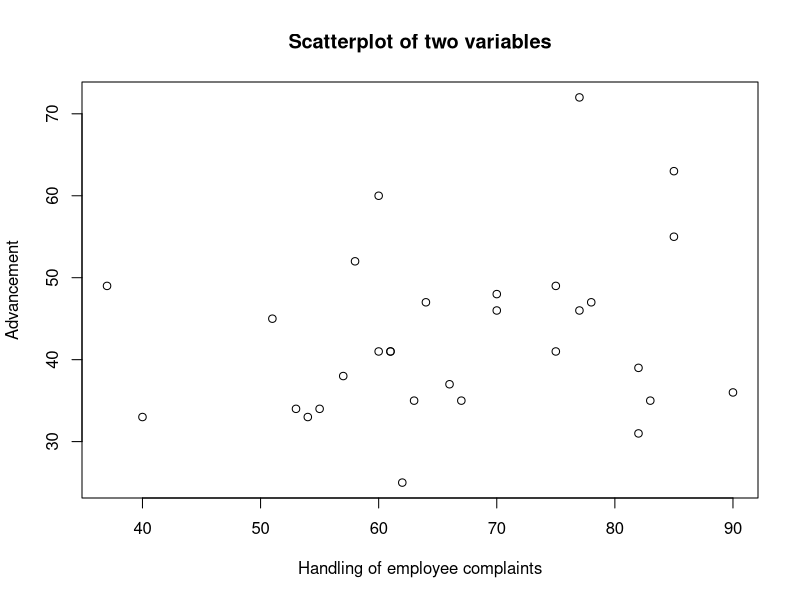
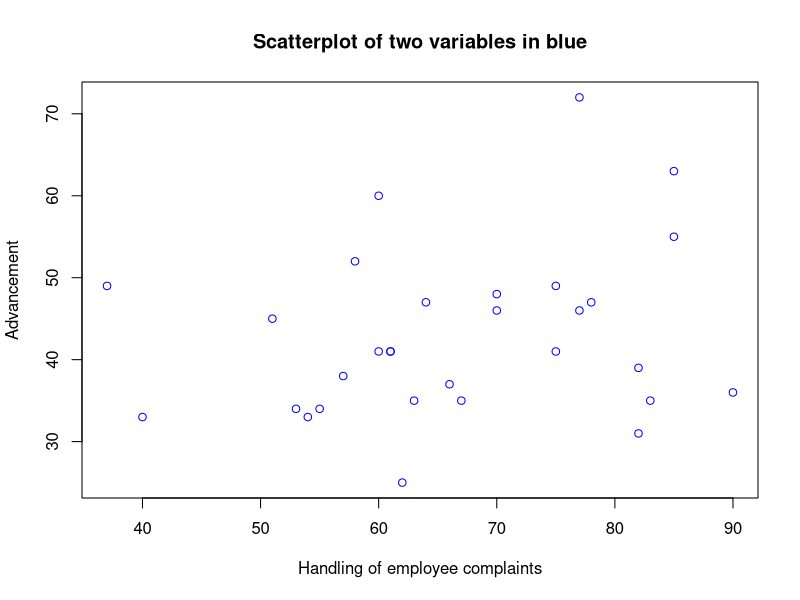
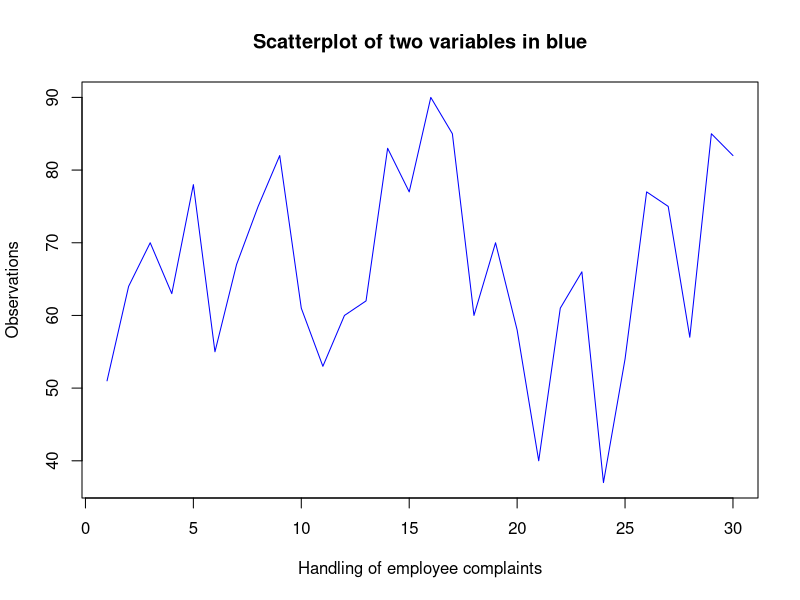
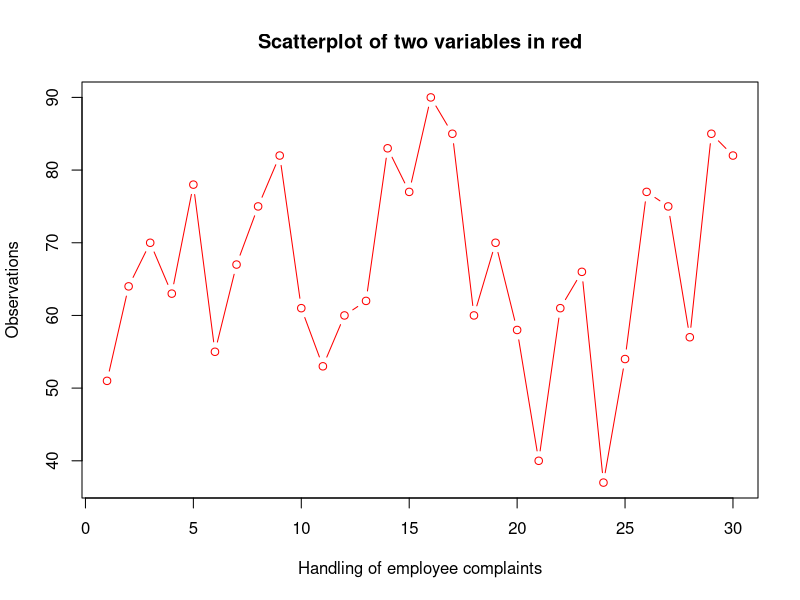
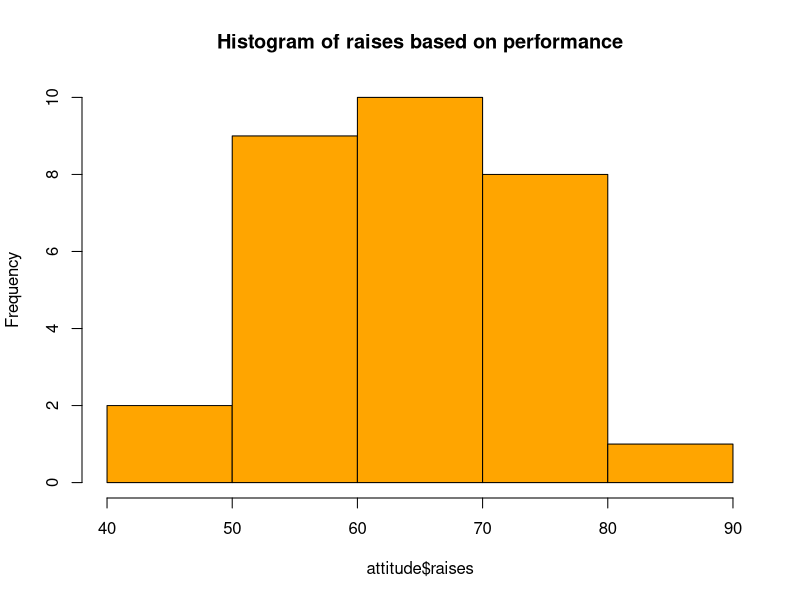
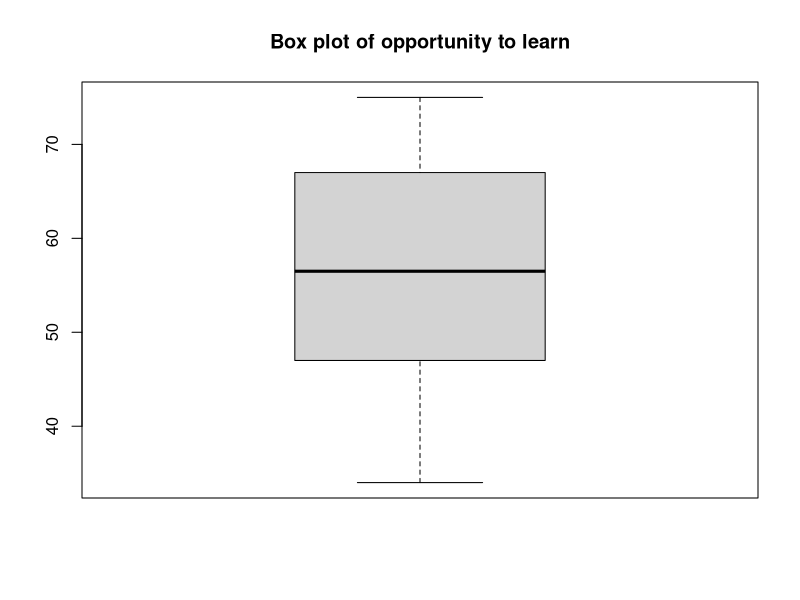
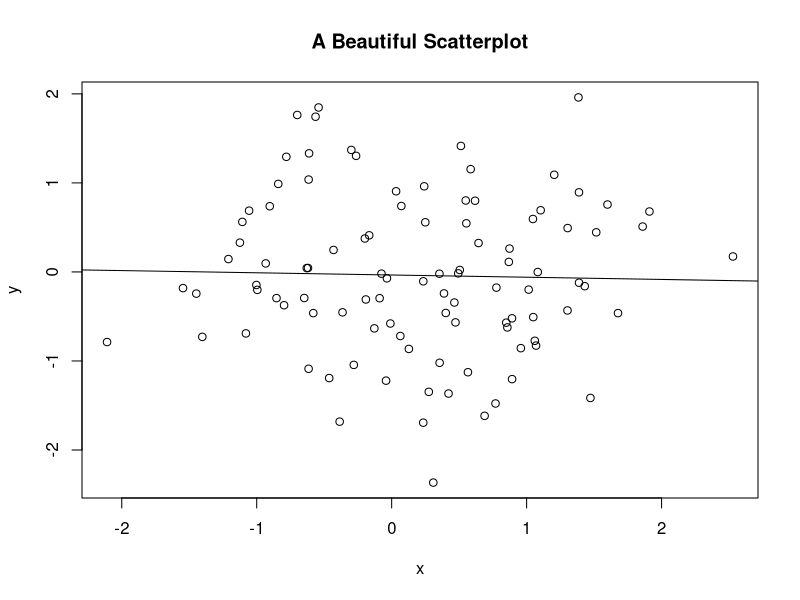

The R source for these figures, in order:
## ---- chunk 1
# set global options
knitr::opts_chunk$set(echo = TRUE, warning = FALSE, message = FALSE)

# Load necessary packages
library(dplyr)
## ---- chunk 2
# Create vector x
x <- c(1, 9, 7)
## ---- chunk 3
# Print x to the console
x
## ---- chunk 4
# Create a matrix
# 1:9 means to create a vector of numbers from 1 through 9
(example_matrix <- matrix(data = 1:9, nrow = 3, ncol = 3))

# Create a data frame
(example_df <- data.frame("age"  = c(25, 30, 22, 35, 27, 29),
                          "area" = rep(c("counseling", "PIB", "social"), 2)))
## ---- chunk 5
# Define some objects as nummbers
x <- 10
y <- 5

# Addition
2 + 2
x + y

# Subtraction
3 - 8
x - y

# Multiplication
6*2
x*y

# Division
6/2
x/y

# Exponents
3^2
y^x

# Matrix multiplication
W <- matrix(1:9, ncol = 3, nrow = 3)
Z <- matrix(10:18, ncol = 3, nrow = 3)
W %*% Z

# %in%
x <- c(1,5,8,9)
5 %in% x

# Logical tests
10 == 5 + 5
10 == 5 + 4
10 != 6 + 3
10 >= 9
10 > 9
10 < 9
(10 > 9) & (10 < 20)
(10 > 9) | (10 < 9)  # | indicates "or"
## ---- chunk 6
# Set seed for reproducibility
set.seed(8814)

# Create a vector of numbers
# Randomly sample 10 values from 1 through 50 without replacement
x <- sample(x = 1:50, size = 10, replace = FALSE)
x

# Show first five elements of x
x[1:5]

# Show third, sixth, and ninth elements of x
x[c(3, 6, 9)]

# Replace last element of x with 1000
x[10] <- 1000
x

# Subset first two columns of example.matrix
example_matrix[, 1:2]
example_matrix[, -3]

# Subset element in third row, second column of example.matrix
example_matrix[3, 2]

# We can alternatively subset using names
example_df[, "age"]
## ---- chunk 7
# Load ggplot2 package
library(ggplot2)
## ---- chunk 8
# Create some vectors of data
# rnorm generates deviates of a normal distribution with 
# the given mean and standard deviation
x <- rnorm(100, mean = 0, sd = 1)
y <- rnorm(100, mean = 1, sd = 1)

# Find the mean of x
mean(x)

# Find the standard deviation of x
sd(x)

# Compute sum of the elements of x
sum(x)

# Generate summary statistics for x
summary(x)

# Find correlation between x and y
cor(x, y)

# Append x and y into a 100x2 matrix
# 100 rows, 2 columns
xymat <- cbind(x, y)

# Append x and y into a 2x100 matrix
# 2 rows, 100 columns
xymat2 <- rbind(x, y)

# Create a sequence of numbers 
seq(-3, 3, by = 0.5)

# Round to three decimal places
round(mean(x), 3)
## ---- chunk 9
# Load `datasets` package
library(datasets)

# Load `attitude` data set within the `datasets` package
data("attitude")

# Look at first 6 rows of the `attitude` data set
head(attitude)
## ---- chunk 10
# Data "class"
class(attitude)

# Dimensions (rows, columns)
dim(attitude)

# Number of rows or columns
nrow(attitude)
ncol(attitude)

# Column/variable names
names(attitude)

# Variable types
str(attitude)

# Another way to look at the data with the dplyr package
dplyr::glimpse(attitude)

# Summaries of all variables
summary(attitude)

# Summary of "learning" variable
summary(attitude$learning)
## ---- chunk 11
# Character vector
vector_character <- c("Allie", "Elliot", "Goldy")
class(vector_character)

# Numeric and integer vectors
vector_numeric <- c(3.5, 6.7, 1000.2938)
class(vector_numeric)
(vector_integer <- as.integer(vector_numeric))

# Logical vector
# rep() repeats the sequence where each element is repeated twice
(vector_logical <- rep(c(TRUE, FALSE), each = 2))
class(vector_logical)

# Factor vector
(vector_factor <- as.factor(vector_character))
## ---- chunk 12
# Create a vector with missing values
x <- rnorm(20)
x[sample(1:20, 5, replace = FALSE)] <- NA
x

# is.na creates a logical vector where 
# TRUE = value is missing, FALSE = value is not missing
is.na(x)

# How many missing values do we have?
sum(is.na(x))
## ---- chunk 13
# Load data
data("ToothGrowth")

# View first six observations
head(ToothGrowth)
## ---- chunk 14
# Subset guinea pigs given OJ, first way
grouped_1 <- ToothGrowth[ToothGrowth$supp == "OJ", ]

# Subset guinea pigs given OJ, second way
grouped_2 <- subset(ToothGrowth, ToothGrowth$supp == "OJ")

# Subset guinea pigs given OJ, third way (with dplyr package)
grouped_3 <- dplyr::filter(ToothGrowth, ToothGrowth$supp == "OJ")

# All equal?
cbind(grouped_1, grouped_2, grouped_3)
## ---- chunk 15
# Subset guinea pigs with tooth length greater than 20
ToothGrowth[ToothGrowth$len > 25, ]
## ---- chunk 16
# Descriptive statistics for tooth length by supplement type
# using base function `aggregate`
aggregate(ToothGrowth$len, by = list(ToothGrowth$supp), FUN = summary)

# Descriptive statistics for tooth length by supplement type
# using dplyr functions with pipes
ToothGrowth %>%
  group_by(supp) %>%
  summarise(mean_length = mean(len),
            sd_length = sd(len))
## ---- chunk 17
# Scatterplot using base R function plot()
# x: Variable on the x-axis
# y: Variable on the y-axis
# type: Plot type, "p" stands for points
# main: Plot title 
# xlab: Label for x-axis
# ylab: Label for y-axis
plot(x = attitude$complaints, 
     y = attitude$advance, 
     type = "p", 
     main = "Scatterplot of two variables",
     xlab = "Handling of employee complaints",
     ylab = "Advancement")

# Scatterplot with different point color
plot(x = attitude$complaints, 
     y = attitude$advance, 
     type = "p", 
     main = "Scatterplot of two variables in blue",
     xlab = "Handling of employee complaints",
     ylab = "Advancement", 
     col = "blue")

# Line plot
# type: Plot type, "l" stands for line
plot(x = attitude$complaints, 
     type = "l", 
     main = "Scatterplot of two variables in blue",
     xlab = "Handling of employee complaints",
     ylab = "Observations", 
     col = "blue")

# Line plot with different point types and color
# type: Plot type, "b" stands for both
plot(x = attitude$complaints, 
     type = "b", 
     main = "Scatterplot of two variables in red",
     xlab = "Handling of employee complaints",
     ylab = "Observations", 
     col = "red")

# Histogram
# freq: Whether to plot frequency or density on y-axis
hist(x = attitude$raises, 
     main = "Histogram of raises based on performance",
     freq = TRUE, 
     col = "orange")

# Boxplot
boxplot(x = attitude$learning, 
        main = "Box plot of opportunity to learn")
## ---- chunk 18
# Create data vectors
x <- rnorm(100)
y <- rnorm(100)

# Plot scatterplot
plot(x, y, type = "p", main = "A Beautiful Scatterplot")
abline(lm(y ~ x))
## ---- chunk 19
set.seed(123)
x <- sample.int(20, size = 10, replace = FALSE)
